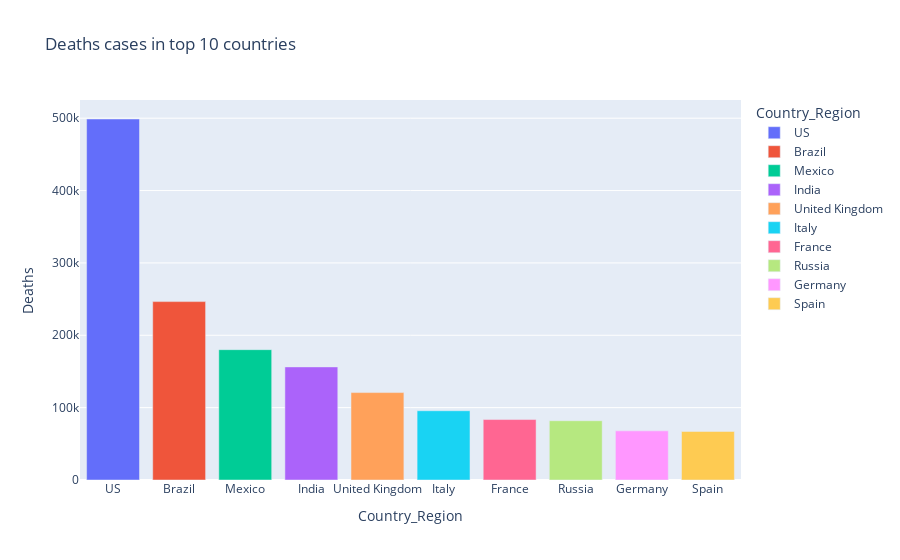

Source (notebook cell):
### Code cell
px.bar(Sorted_country_df_deaths.head(10),x = "Country_Region",y="Deaths",color ="Country_Region" ,title="Deaths cases in top 10 countries")

### Figure 1 — Plotly figure (JSON) as saved in the notebook; plotly's stock layout.template omitted (floating-point values rounded to 4 significant figures)
{"data": [{"alignmentgroup": "True", "hovertemplate": "Country_Region=%{x}<br>Deaths=%{y}<extra></extra>", "legendgroup": "US", "marker": {"color": "#636efa"}, "name": "US", "offsetgroup": "US", "orientation": "v", "showlegend": true, "textposition": "auto", "type": "bar", "x": ["US"], "xaxis": "x", "y": [498879], "yaxis": "y"}, {"alignmentgroup": "True", "hovertemplate": "Country_Region=%{x}<br>Deaths=%{y}<extra></extra>", "legendgroup": "Brazil", "marker": {"color": "#EF553B"}, "name": "Brazil", "offsetgroup": "Brazil", "orientation": "v", "showlegend": true, "textposition": "auto", "type": "bar", "x": ["Brazil"], "xaxis": "x", "y": [246504], "yaxis": "y"}, {"alignmentgroup": "True", "hovertemplate": "Country_Region=%{x}<br>Deaths=%{y}<extra></extra>", "legendgroup": "Mexico", "marker": {"color": "#00cc96"}, "name": "Mexico", "offsetgroup": "Mexico", "orientation": "v", "showlegend": true, "textposition": "auto", "type": "bar", "x": ["Mexico"], "xaxis": "x", "y": [180107], "yaxis": "y"}, {"alignmentgroup": "True", "hovertemplate": "Country_Region=%{x}<br>Deaths=%{y}<extra></extra>", "legendgroup": "India", "marker": {"color": "#ab63fa"}, "name": "India", "offsetgroup": "India", "orientation": "v", "showlegend": true, "textposition": "auto", "type": "bar", "x": ["India"], "xaxis": "x", "y": [156302], "yaxis": "y"}, {"alignmentgroup": "True", "hovertemplate": "Country_Region=%{x}<br>Deaths=%{y}<extra></extra>", "legendgroup": "United Kingdom", "marker": {"color": "#FFA15A"}, "name": "United Kingdom", "offsetgroup": "United Kingdom", "orientation": "v", "showlegend": true, "textposition": "auto", "type": "bar", "x": ["United Kingdom"], "xaxis": "x", "y": [120810], "yaxis": "y"}, {"alignmentgroup": "True", "hovertemplate": "Country_Region=%{x}<br>Deaths=%{y}<extra></extra>", "legendgroup": "Italy", "marker": {"color": "#19d3f3"}, "name": "Italy", "offsetgroup": "Italy", "orientation": "v", "showlegend": true, "textposition": "auto", "type": "bar", "x": ["Italy"], "xaxis": "x", "y": [95718], "yaxis": "y"}, {"alignmentgroup": "True", "hovertemplate": "Country_Region=%{x}<br>Deaths=%{y}<extra></extra>", "legendgroup": "France", "marker": {"color": "#FF6692"}, "name": "France", "offsetgroup": "France", "orientation": "v", "showlegend": true, "textposition": "auto", "type": "bar", "x": ["France"], "xaxis": "x", "y": [83546], "yaxis": "y"}, {"alignmentgroup": "True", "hovertemplate": "Country_Region=%{x}<br>Deaths=%{y}<extra></extra>", "legendgroup": "Russia", "marker": {"color": "#B6E880"}, "name": "Russia", "offsetgroup": "Russia", "orientation": "v", "showlegend": true, "textposition": "auto", "type": "bar", "x": ["Russia"], "xaxis": "x", "y": [81926], "yaxis": "y"}, {"alignmentgroup": "True", "hovertemplate": "Country_Region=%{x}<br>Deaths=%{y}<extra></extra>", "legendgroup": "Germany", "marker": {"color": "#FF97FF"}, "name": "Germany", "offsetgroup": "Germany", "orientation": "v", "showlegend": true, "textposition": "auto", "type": "bar", "x": ["Germany"], "xaxis": "x", "y": [67900], "yaxis": "y"}, {"alignmentgroup": "True", "hovertemplate": "Country_Region=%{x}<br>Deaths=%{y}<extra></extra>", "legendgroup": "Spain", "marker": {"color": "#FECB52"}, "name": "Spain", "offsetgroup": "Spain", "orientation": "v", "showlegend": true, "textposition": "auto", "type": "bar", "x": ["Spain"], "xaxis": "x", "y": [67101], "yaxis": "y"}], "layout": {"barmode": "relative", "legend": {"title": {"text": "Country_Region"}, "tracegroupgap": 0}, "title": {"text": "Deaths cases in top 10 countries"}, "xaxis": {"anchor": "y", "categoryarray": ["US", "Brazil", "Mexico", "India", "United Kingdom", "Italy", "France", "Russia", "Germany", "Spain"], "categoryorder": "array", "domain": [0, 1], "title": {"text": "Country_Region"}}, "yaxis": {"anchor": "x", "domain": [0, 1], "title": {"text": "Deaths"}}}}
